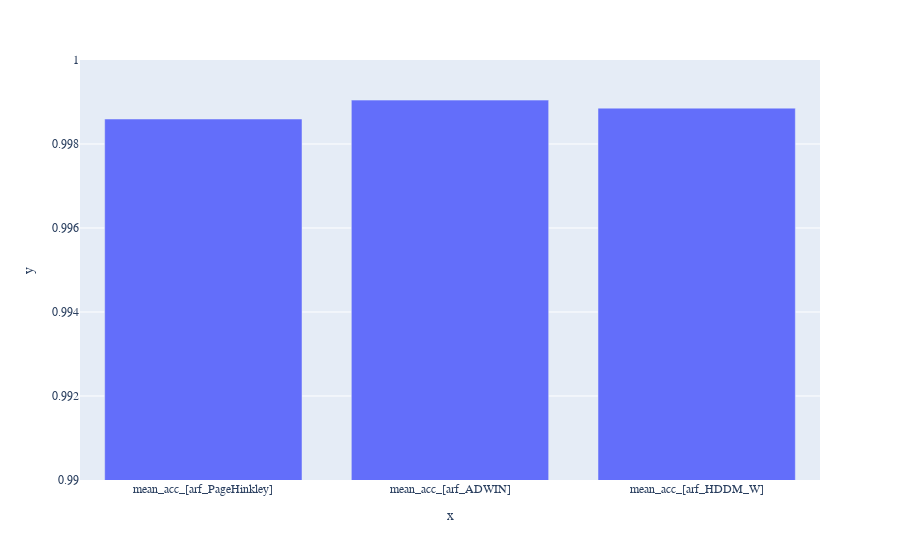

The code cell stored with this chart in its notebook:
### Code cell
import plotly.express as px

# mean accuracies
fig = px.bar(x = df_test_results.iloc[449,1:7:2].keys(), y = df_test_results.iloc[449,1:7:2].values, range_y = [0.99, 1])
fig.update_layout(
    font_family="Times New Roman",
)

### Figure 1 — Plotly figure (JSON) as saved in the notebook; plotly's stock layout.template omitted (floating-point values rounded to 4 significant figures)
{"data": [{"alignmentgroup": "True", "hovertemplate": "x=%{x}<br>y=%{y}<extra></extra>", "legendgroup": "", "marker": {"color": "#636efa", "pattern": {"shape": ""}}, "name": "", "offsetgroup": "", "orientation": "v", "showlegend": false, "textposition": "auto", "type": "bar", "x": ["mean_acc_[arf_PageHinkley]", "mean_acc_[arf_ADWIN]", "mean_acc_[arf_HDDM_W]"], "xaxis": "x", "y": [0.9986, 0.999, 0.9989], "yaxis": "y"}], "layout": {"barmode": "relative", "font": {"family": "Times New Roman"}, "legend": {"tracegroupgap": 0}, "margin": {"t": 60}, "xaxis": {"anchor": "y", "domain": [0, 1], "title": {"text": "x"}}, "yaxis": {"anchor": "x", "domain": [0, 1], "range": [0.99, 1], "title": {"text": "y"}}}}
